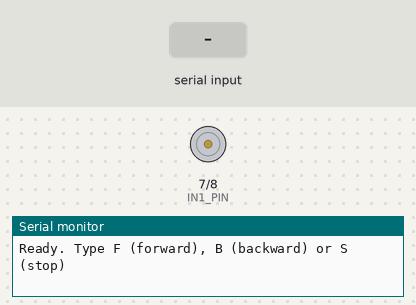
The sketch below on a simulated Arduino Uno, built with avr-gcc and run on an emulated ATmega328P. Parts: motor-driver pin pairs drawn as motors (green arrow = first pin HIGH = forward, orange = second pin HIGH = backward, longer = more drive, scaled by the enable pin), the last lines printed to the serial monitor. Inputs (shaded band) come from the test bench.

Above: at 1.2 s.
1.3 s: "F" received over Serial
At 2.2 s:
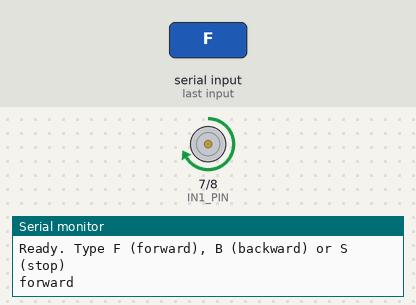
2.8 s: "B" received over Serial
At 3.4 s:
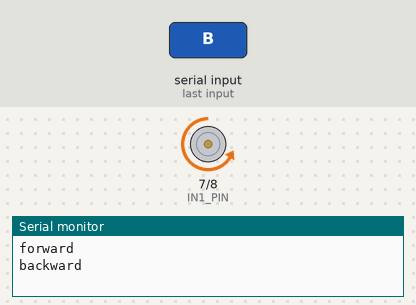
4.3 s: "S" received over Serial
At 5.7 s:
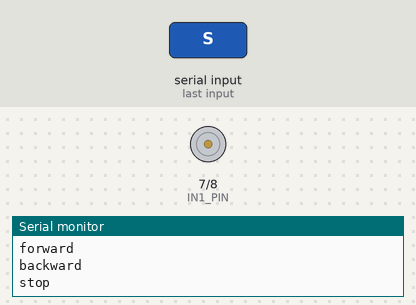
Timing chart, 0 to 7.3 s (numbered marks = the images above; inputs shaded):
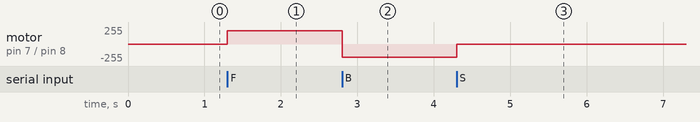

Measured:
- after the input at 1.3 s, motor on pin 7 (IN1_PIN) / pin 8 (IN2_PIN): stopped → forward 200/255 at once
- after the input at 2.8 s, motor on pin 7 (IN1_PIN) / pin 8 (IN2_PIN): forward 200/255 → backward 200/255 at once
- after the input at 4.3 s, motor on pin 7 (IN1_PIN) / pin 8 (IN2_PIN): backward 200/255 → stopped at once

The sketch:

uno_dc_motor_sketch.ino
```cpp
// DC motor test through the L293D chip.
// Type in the Serial Monitor:  F = forward,  B = backward,  S = stop.
//
// Wiring (L293D, notch end = pins 1 and 16):
//   pin 1  (enable 1)  -> Uno 5     pin 16 (chip power) -> 5V
//   pin 2  (input 1)   -> Uno 7     pin 8  (motor power) -> 5V
//   pin 3  (output 1)  -> motor wire A
//   pin 4, 5 (ground)  -> GND
//   pin 6  (output 2)  -> motor wire B
//   pin 7  (input 2)   -> Uno 8

const int EN_PIN = 5;    // speed (PWM)
const int IN1_PIN = 7;   // direction
const int IN2_PIN = 8;   // direction
const int SPEED = 200;   // 0 (off) to 255 (full)

void drive(bool forward) {
  digitalWrite(IN1_PIN, forward ? HIGH : LOW);
  digitalWrite(IN2_PIN, forward ? LOW : HIGH);
  analogWrite(EN_PIN, SPEED);
}

void stopMotor() {
  analogWrite(EN_PIN, 0);
  digitalWrite(IN1_PIN, LOW);
  digitalWrite(IN2_PIN, LOW);
}

void setup() {
  Serial.begin(115200);
  pinMode(EN_PIN, OUTPUT);
  pinMode(IN1_PIN, OUTPUT);
  pinMode(IN2_PIN, OUTPUT);
  stopMotor();
  Serial.println("Ready. Type F (forward), B (backward) or S (stop)");
}

void loop() {
  if (Serial.available()) {
    char c = toupper(Serial.read());
    if (c == 'F') { drive(true);  Serial.println("forward"); }
    if (c == 'B') { drive(false); Serial.println("backward"); }
    if (c == 'S') { stopMotor();  Serial.println("stop"); }
  }
}
```
